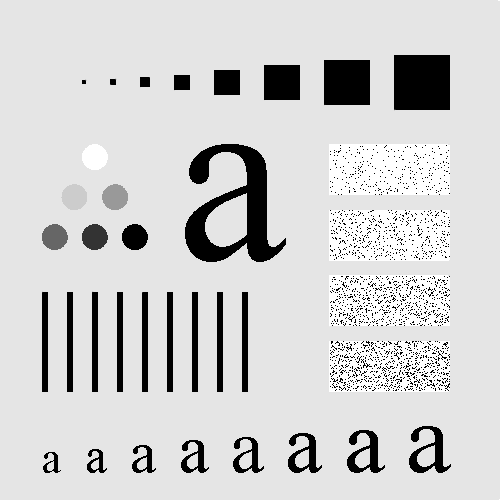
#> input picture imgs/LetterA.tif, 500 x 500 px, found by its file name
$ jupyter execute 'Frequency domain filtering.ipynb'
#> lines starting #> are read from the running program, lines starting #| are printed output that depends on the picture
[cell 1]
# freq_domain_filtering.py>
#dia 3: square wave

from scipy import signal
import matplotlib.pyplot as plt
import numpy as np

x = np.linspace(0.0, 2.0*np.pi*1.5, 1000)

y1 = 1.3*np.sin(x)
y2 = 1.3*np.sin(3.0*x)/3.0
y3 = 1.3*np.sin(5.0*x)/5.0
y4 = 1.3*np.sin(11.0*x)/11.0
y5 = 1.3*np.sin(31.0*x)/31.0

square = signal.square(x)

fig, axs = plt.subplots(2, 5, figsize=(16,6))

t = np.linspace(0.0, 1.5, 1000)

axs[0,0].plot(t,y1)
axs[0,0].set_title("y = sin(1x)/1")
axs[0,1].plot(t,y2)
axs[0,1].set_title("y = sin(3x)/3")
axs[0,2].plot(t,y3)
axs[0,2].set_title("y = sin(5x)/5")
axs[0,3].plot(t,y4)
axs[0,3].set_title("y = sin(11x)/11")
axs[0,4].plot(t,y5)
axs[0,4].set_title("y = sin(31x)/31")

axs[1,0].plot(t,y1)
axs[1,0].plot(t,square, color='r')
axs[1,0].set_title("n = 1")

axs[1,1].plot(t,y1+y2)
axs[1,1].plot(t,square, color='r')
axs[1,1].set_title("n = 3")

axs[1,2].plot(t,y1+y2+y3)
axs[1,2].plot(t,square, color='r')
axs[1,2].set_title("n = 5")

axs[1,3].plot(t,y1+y2+y3+y4)
axs[1,3].plot(t,square, color='r')
axs[1,3].set_title("n = 11")

axs[1,4].plot(t,y1+y2+y3+y4+y5)
axs[1,4].plot(t,square, color='r')
axs[1,4].set_title("n = 31")

for ax in axs.flatten():
    ax.set_ylim(-1.4, 1.4)
    ax.set_xlim(-0.1, 1.6)

plt.show()
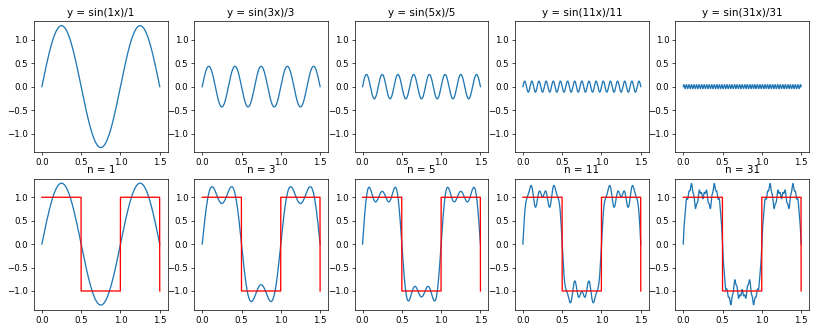
#> figure drawn by matplotlib, 10 panels; panel 1: curve peaks at x = 0.249, y = 1.3; panel 2: curve peaks at x = 0.0826, y = 0.433; panel 3: curve peaks at x = 0.65, y = 0.26; panel 4: curve peaks at x = 0.659, y = 0.118

[cell 2]
#dia 46: custom LPC and HPC filter functions

from numpy.fft import (fft2, ifft2, fftshift)

def lpcfilter(shape, ftype='ideal', D0 = 0, n=1, center=(0,0)):
    """
    Generate low pass circular filter H in the frequency domain
    shape: shape of the filter,
    ftype: type of the filter: 'ideal', 'gaussian' or 'butterworth',
    DO: range of the filter frame
    n: order of the butterworth filter,
    center: shift of the center point of the filter relative to the center of the frequency rectangle
    """
    r,c = shape
    R,C = np.ogrid[:r,:c]
    H = np.zeros((r,c))
    D = np.sqrt((R -  r//2 - center[0])**2 + (C -  c//2 - center[1])**2)

    if ftype == 'ideal':
        #all pixels within radius set to 1.0
        H[D < D0] = 1.0
    elif ftype == 'gaussian':
        H = np.exp(-(D)**2/(2*(D0)**2))
    elif (ftype == 'butterworth') | (ftype == 'btw'):
        H = 1/(1 + (D/D0)**(2*n))

    return H

def hpcfilter(shape, ftype='ideal', D0 = 0, n=1, center=(0,0)):
    """
    Generate low pass circular filter H in the frequency domain
    """
    H = 1 - lpcfilter(shape, ftype = ftype, D0 = D0, n = n, center = center)

    return H

[cell 3]
#test of LPC

import cv2

letter = cv2.imread('.\imgs\LetterA.tif', cv2.IMREAD_GRAYSCALE)
#> letter is the input picture: shape (500, 500); min 0, max 255, mean 207.4
F = fftshift(fft2(letter))

ideal_5 = lpcfilter(letter.shape, ftype='ideal', D0 = 5)
ideal_5 = np.real(ifft2(fftshift(F*ideal_5), letter.shape))
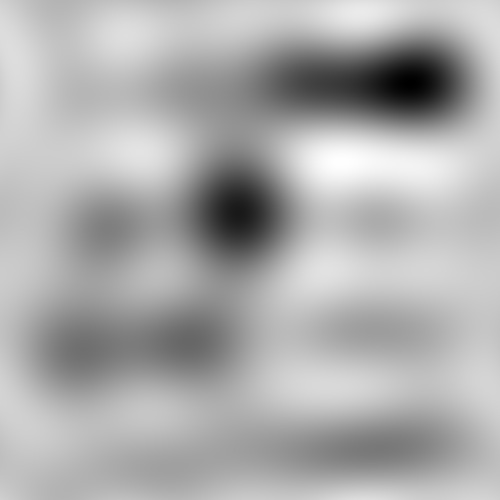
#> ideal_5: shape (500, 500) float64; min 72.38, max 271.9, mean 207.4; drawn with min black and max white

ideal_15 = lpcfilter(letter.shape, ftype='ideal', D0 = 15)
ideal_15 = np.real(ifft2(fftshift(F*ideal_15), letter.shape))

ideal_30 = lpcfilter(letter.shape, ftype='ideal', D0 = 30)
ideal_30 = np.real(ifft2(fftshift(F*ideal_30), letter.shape))
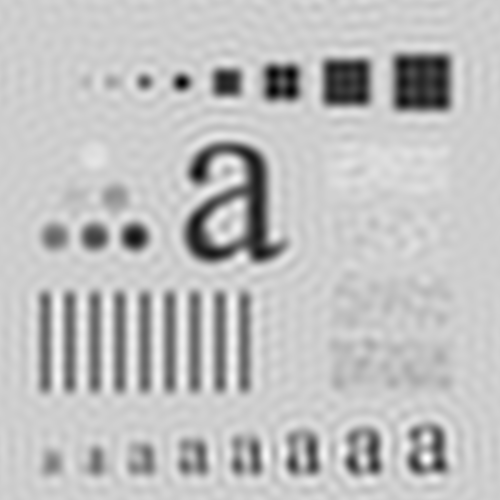
#> ideal_30: shape (500, 500) float64; min -77.92, max 301.9, mean 207.4; drawn with min black and max white

ideal_80 = lpcfilter(letter.shape, ftype='ideal', D0 = 80)
ideal_80 = np.real(ifft2(fftshift(F*ideal_80), letter.shape))

ideal_230 = lpcfilter(letter.shape, ftype='ideal', D0 = 230)
ideal_230 = np.real(ifft2(fftshift(F*ideal_230), letter.shape))
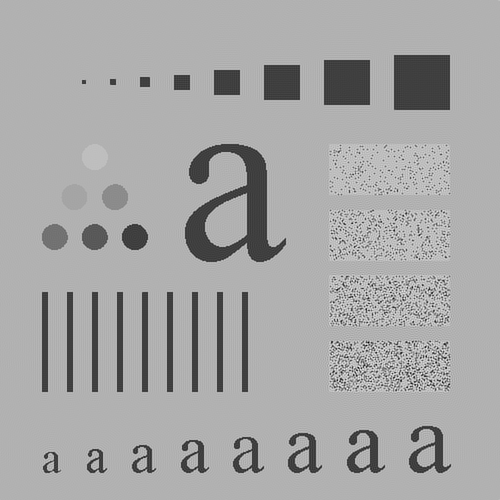
#> ideal_230: shape (500, 500) float64; min -128, max 384.7, mean 207.4; drawn with min black and max white

fig, axes = plt.subplots(ncols=6, figsize=(20, 5))
ax = axes.ravel()
[axi.set_axis_off() for axi in ax.ravel()]
ax[0].imshow(letter, cmap='gray', vmin = 1.0, vmax = 255)
ax[0].set_title('Original')
ax[1].imshow(ideal_5, cmap='gray', vmin = 1.0, vmax = 255)
ax[1].set_title('Ideal LPC D0 = 5')
ax[2].imshow(ideal_15, cmap='gray', vmin = 1.0, vmax = 255)
ax[2].set_title('Ideal LPC D0 = 30')
ax[3].imshow(ideal_30, cmap='gray', vmin = 1.0, vmax = 255)
ax[3].set_title('Ideal LPC D0 = 80')
ax[4].imshow(ideal_80, cmap='gray', vmin = 1.0, vmax = 255)
ax[4].set_title('Ideal LPC D0 = 80')
ax[5].imshow(ideal_230, cmap='gray', vmin = 1.0, vmax = 255)
ax[5].set_title('Ideal LPC D0 = 230')
plt.show()

gaussian_5 = lpcfilter(letter.shape, ftype='gaussian', D0 = 5)
gaussian_5 = np.real(ifft2(fftshift(F*gaussian_5), letter.shape))

gaussian_15 = lpcfilter(letter.shape, ftype='gaussian', D0 = 15)
gaussian_15 = np.real(ifft2(fftshift(F*gaussian_15), letter.shape))

gaussian_30 = lpcfilter(letter.shape, ftype='gaussian', D0 = 30)
gaussian_30 = np.real(ifft2(fftshift(F*gaussian_30), letter.shape))

gaussian_85 = lpcfilter(letter.shape, ftype='gaussian', D0 = 85)
gaussian_85 = np.real(ifft2(fftshift(F*gaussian_85), letter.shape))

gaussian_230 = lpcfilter(letter.shape, ftype='gaussian', D0 = 230)
gaussian_230 = np.real(ifft2(fftshift(F*gaussian_230), letter.shape))

fig, axes = plt.subplots(ncols=6, figsize=(20, 5))
ax = axes.ravel()
[axi.set_axis_off() for axi in ax.ravel()]
ax[0].imshow(letter, cmap='gray')
ax[0].set_title('Original')
ax[1].imshow(gaussian_5, cmap='gray', vmin = 1.0, vmax = 255)
ax[1].set_title('Gaussian LPC D0 = 5')
ax[2].imshow(gaussian_15, cmap='gray', vmin = 1.0, vmax = 255)
ax[2].set_title('Gaussian LPC D0 = 30')
ax[3].imshow(gaussian_30, cmap='gray', vmin = 1.0, vmax = 255)
ax[3].set_title('Gaussian LPC D0 = 80')
ax[4].imshow(gaussian_85, cmap='gray', vmin = 1.0, vmax = 255)
ax[4].set_title('Gaussian LPC D0 = 80')
ax[5].imshow(gaussian_230, cmap='gray', vmin = 1.0, vmax = 255)
ax[5].set_title('Gaussian LPC D0 = 230')
plt.show()

butterworth_5 = lpcfilter(letter.shape, ftype='butterworth', n=2, D0 = 5)
butterworth_5 = np.real(ifft2(fftshift(F*butterworth_5), letter.shape))

butterworth_15 = lpcfilter(letter.shape, ftype='butterworth', n=2, D0 = 15)
butterworth_15 = np.real(ifft2(fftshift(F*butterworth_15), letter.shape))
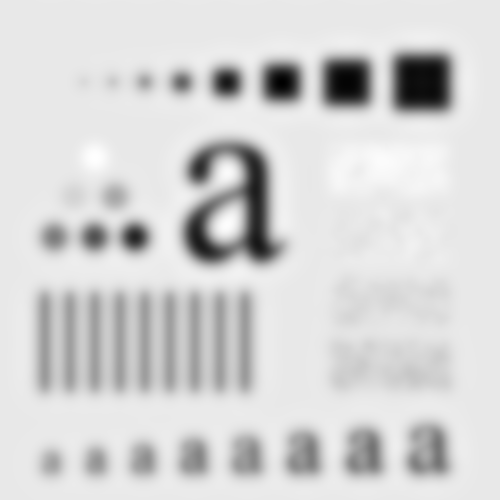
#> butterworth_15: shape (500, 500) float64; min -26.83, max 253.7, mean 207.4; drawn with min black and max white

butterworth_30 = lpcfilter(letter.shape, ftype='butterworth', n=2, D0 = 30)
butterworth_30 = np.real(ifft2(fftshift(F*butterworth_30), letter.shape))

butterworth_80 = lpcfilter(letter.shape, ftype='butterworth', n=2, D0 = 80)
butterworth_80 = np.real(ifft2(fftshift(F*butterworth_80), letter.shape))

butterworth_230 = lpcfilter(letter.shape, ftype='butterworth', n=2, D0 = 230)
butterworth_230 = np.real(ifft2(fftshift(F*butterworth_230), letter.shape))

fig, axes = plt.subplots(ncols=6, figsize=(20, 5))
ax = axes.ravel()
plt.axis('off')
[axi.set_axis_off() for axi in ax.ravel()]
ax[0].imshow(letter, cmap='gray')
ax[0].set_title('Original')
ax[0].axis('off')
ax[1].imshow(butterworth_5, cmap='gray', vmin = 1.0, vmax = 255)
ax[1].set_title('Butterworth LPC D0 = 5')
ax[2].imshow(butterworth_15, cmap='gray', vmin = 1.0, vmax = 255)
ax[2].set_title('Butterworth LPC D0 = 30')
ax[3].imshow(butterworth_30, cmap='gray', vmin = 1.0, vmax = 255)
ax[3].set_title('Butterworth LPC D0 = 80')
ax[4].imshow(butterworth_80, cmap='gray', vmin = 1.0, vmax = 255)
ax[4].set_title('Butterworth LPC D0 = 80')
ax[5].imshow(butterworth_230, cmap='gray', vmin = 1.0, vmax = 255)
ax[5].set_title('Butterworth LPC D0 = 230')
plt.show()

[cell 4]
#test of HPC

ideal_15 = hpcfilter(letter.shape, ftype='ideal', D0 = 15)
ideal_15 = np.real(ifft2(fftshift(F*ideal_15), letter.shape))

ideal_30 = hpcfilter(letter.shape, ftype='ideal', D0 = 30)
ideal_30 = np.real(ifft2(fftshift(F*ideal_30), letter.shape))

ideal_80 = hpcfilter(letter.shape, ftype='ideal', D0 = 80)
ideal_80 = np.real(ifft2(fftshift(F*ideal_80), letter.shape))

fig, axes = plt.subplots(ncols=4, figsize=(20, 5))
ax = axes.ravel()
[axi.set_axis_off() for axi in ax.ravel()]
ax[0].imshow(letter, cmap='gray', vmin = 1.0, vmax = 255)
ax[0].set_title('Original')
ax[1].imshow(ideal_15, cmap='gray', vmin = 1.0, vmax = 255)
ax[1].set_title('Ideal HPC D0 = 15')
ax[2].imshow(ideal_30, cmap='gray', vmin = 1.0, vmax = 255)
ax[2].set_title('Ideal HPC D0 = 30')
ax[3].imshow(ideal_80, cmap='gray', vmin = 1.0, vmax = 255)
ax[3].set_title('Ideal HPC D0 = 80')
plt.show()

gaussian_15 = hpcfilter(letter.shape, ftype='gaussian', D0 = 15)
gaussian_15 = np.real(ifft2(fftshift(F*gaussian_15), letter.shape))

gaussian_30 = hpcfilter(letter.shape, ftype='gaussian', D0 = 30)
gaussian_30 = np.real(ifft2(fftshift(F*gaussian_30), letter.shape))

gaussian_80 = hpcfilter(letter.shape, ftype='gaussian', D0 = 85)
gaussian_80 = np.real(ifft2(fftshift(F*gaussian_80), letter.shape))


fig, axes = plt.subplots(ncols=4, figsize=(20, 5))
ax = axes.ravel()
[axi.set_axis_off() for axi in ax.ravel()]
ax[0].imshow(letter, cmap='gray', vmin = 0, vmax = 255)
ax[0].set_title('Original')
ax[1].imshow(gaussian_15, cmap='gray', vmin = 1.0, vmax = 255)
ax[1].set_title('Gaussian HPC D0 = 15')
ax[2].imshow(gaussian_30, cmap='gray', vmin = 1.0, vmax = 255)
ax[2].set_title('Gaussian HPC D0 = 30')
ax[3].imshow(gaussian_80, cmap='gray', vmin = 1.0, vmax = 255)
ax[3].set_title('Gaussian HPC D0 = 80')
plt.show()

butterworth_15 = hpcfilter(letter.shape, ftype='butterworth', D0 = 15)
butterworth_15 = np.real(ifft2(fftshift(F*butterworth_15), letter.shape))

butterworth_30 = hpcfilter(letter.shape, ftype='butterworth', D0 = 30)
butterworth_30 = np.real(ifft2(fftshift(F*butterworth_30), letter.shape))
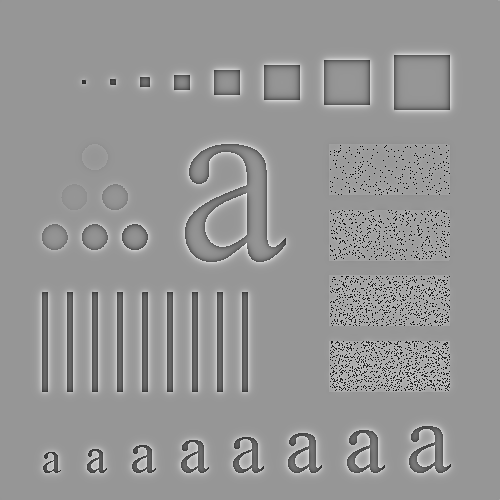
#> butterworth_30: shape (500, 500) float64; min -240.4, max 167.3, mean 0; drawn with min black and max white

butterworth_80 = hpcfilter(letter.shape, ftype='butterworth', D0 = 80)
butterworth_80 = np.real(ifft2(fftshift(F*butterworth_80), letter.shape))

fig, axes = plt.subplots(ncols=4, figsize=(20, 5))
ax = axes.ravel()
[axi.set_axis_off() for axi in ax.ravel()]
ax[0].imshow(letter, cmap='gray')
ax[0].set_title('Original')
ax[1].imshow(butterworth_15, cmap='gray', vmin = 1.0, vmax = 255)
ax[1].set_title('Butterworth HPC D0 = 15')
ax[2].imshow(butterworth_30, cmap='gray', vmin = 1.0, vmax = 255)
ax[2].set_title('Butterworth HPC D0 = 30')
ax[3].imshow(butterworth_80, cmap='gray', vmin = 1.0, vmax = 255)
ax[3].set_title('Butterworth HPC D0 = 80')
plt.show()

[cell 5]
#dia 51: High frequency emphasis filtering and histogram equalization for image enhancement

img = cv2.imread('./imgs/ChestXray.tif', cv2.IMREAD_GRAYSCALE)
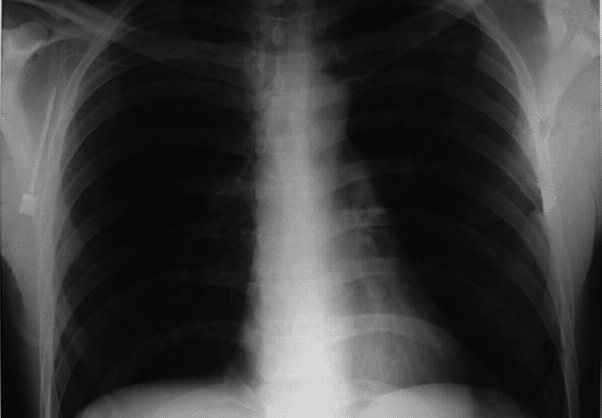
#> input picture imgs/ChestXray.tif, 602 x 418 px
#> img is the input picture: shape (418, 602); min 3, max 227, mean 60.1
F = fftshift(fft2(img))

fig, axs = plt.subplots(2, 2, figsize=(12,8))
ax = axs.ravel()
[axi.set_axis_off() for axi in ax.ravel()]


axs[0,0].imshow(img, cmap='gray', vmin = 1.0, vmax = 255)
axs[0,0].set_title("Original image")

H = hpcfilter(img.shape, ftype = 'gaussian', D0 = 8)

highpass = np.real(ifft2(fftshift(H*F), img.shape))
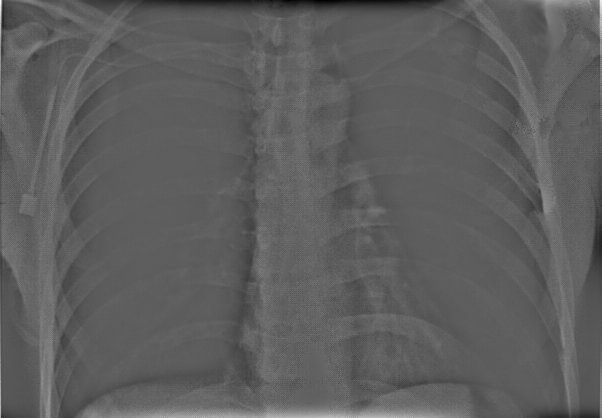
#> highpass: shape (418, 602) float64; min -96.8, max 164.3, mean 0; drawn with min black and max white

axs[0,1].imshow(highpass, cmap='gray', vmin = 1.0, vmax = 255)
axs[0,1].set_title("Highpass filtering")

a = 1
b = 3

high_freq_emph = np.real(ifft2(fftshift((a+ b*H)*F), img.shape))
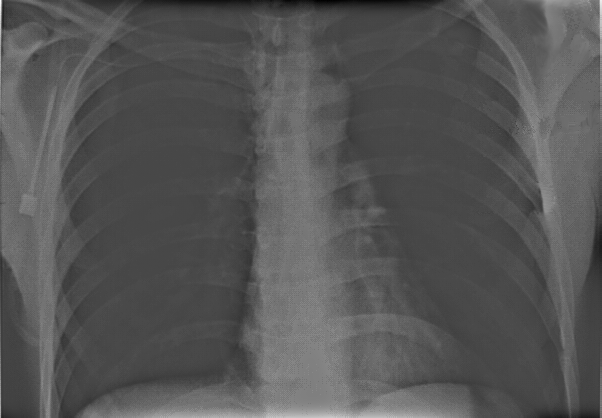
#> high_freq_emph: shape (418, 602) float64; min -273, max 712.8, mean 60.1; drawn with min black and max white

axs[1,0].imshow(high_freq_emph, cmap='gray')
axs[1,0].set_title("High frequency emphasis result")

# not working on high_freq_emph
hist_eq = cv2.equalizeHist(img)
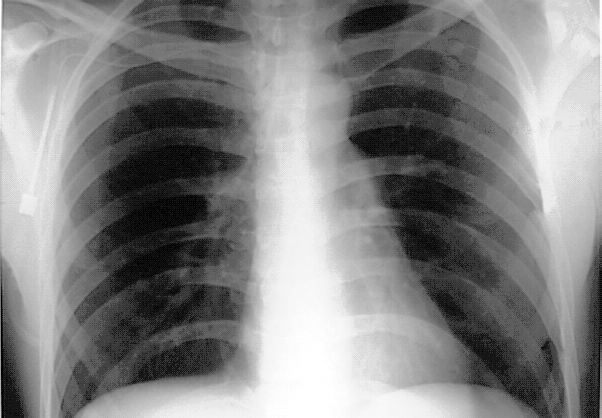
#> hist_eq: shape (418, 602); min 0, max 255, mean 131.2

axs[1,1].imshow(hist_eq, cmap='gray', vmin = 1.0, vmax = 255)
axs[1,1].set_title('After histogram equalisation')
